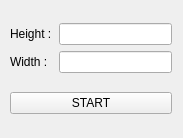
<?xml version="1.0" encoding="UTF-8"?>
<ui version="4.0">
 <class>StartWindow</class>
 <widget class="QMainWindow" name="StartWindow">
  <property name="geometry">
   <rect>
    <x>0</x>
    <y>0</y>
    <width>183</width>
    <height>138</height>
   </rect>
  </property>
  <property name="windowTitle">
   <string>StartWindow</string>
  </property>
  <widget class="QWidget" name="centralwidget">
   <widget class="QWidget" name="">
    <property name="geometry">
     <rect>
      <x>10</x>
      <y>10</y>
      <width>162</width>
      <height>118</height>
     </rect>
    </property>
    <layout class="QVBoxLayout" name="verticalLayout_2">
     <item>
      <layout class="QVBoxLayout" name="verticalLayout">
       <item>
        <layout class="QHBoxLayout" name="horizontalLayout">
         <item>
          <widget class="QLabel" name="label">
           <property name="text">
            <string>Height :</string>
           </property>
          </widget>
         </item>
         <item>
          <spacer name="horizontalSpacer_2">
           <property name="orientation">
            <enum>Qt::Horizontal</enum>
           </property>
           <property name="sizeType">
            <enum>QSizePolicy::Fixed</enum>
           </property>
           <property name="sizeHint" stdset="0">
            <size>
             <width>1</width>
             <height>20</height>
            </size>
           </property>
          </spacer>
         </item>
         <item>
          <widget class="QLineEdit" name="height_inp">
           <property name="toolTip">
            <string>&lt;html&gt;&lt;head/&gt;&lt;body&gt;&lt;p&gt;Height&lt;/p&gt;&lt;/body&gt;&lt;/html&gt;</string>
           </property>
          </widget>
         </item>
        </layout>
       </item>
       <item>
        <layout class="QHBoxLayout" name="horizontalLayout_2">
         <item>
          <widget class="QLabel" name="label_2">
           <property name="text">
            <string>Width :</string>
           </property>
          </widget>
         </item>
         <item>
          <spacer name="horizontalSpacer">
           <property name="orientation">
            <enum>Qt::Horizontal</enum>
           </property>
           <property name="sizeType">
            <enum>QSizePolicy::Fixed</enum>
           </property>
           <property name="sizeHint" stdset="0">
            <size>
             <width>5</width>
             <height>20</height>
            </size>
           </property>
          </spacer>
         </item>
         <item>
          <widget class="QLineEdit" name="width_inp">
           <property name="toolTip">
            <string>&lt;html&gt;&lt;head/&gt;&lt;body&gt;&lt;p&gt;Width&lt;/p&gt;&lt;/body&gt;&lt;/html&gt;</string>
           </property>
          </widget>
         </item>
        </layout>
       </item>
      </layout>
     </item>
     <item>
      <widget class="QPushButton" name="start_button">
       <property name="text">
        <string>START</string>
       </property>
      </widget>
     </item>
    </layout>
   </widget>
  </widget>
 </widget>
 <resources/>
 <connections/>
</ui>
